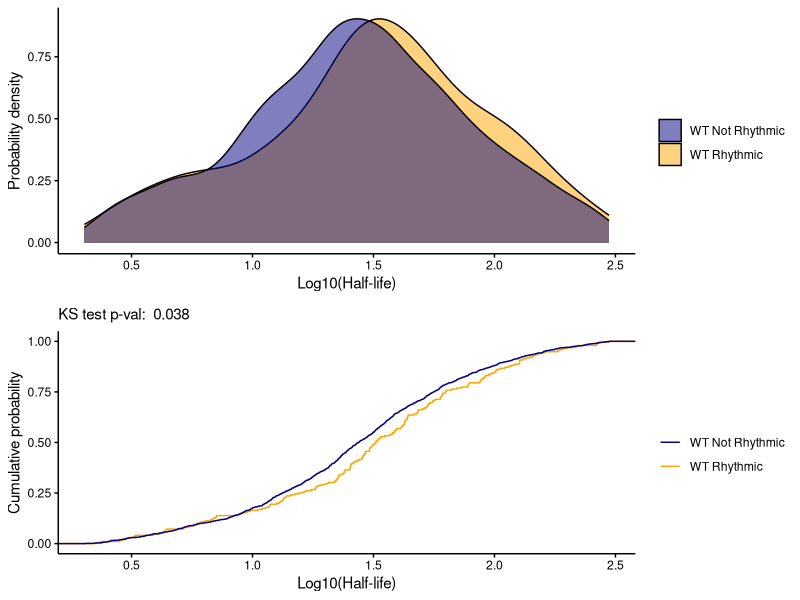
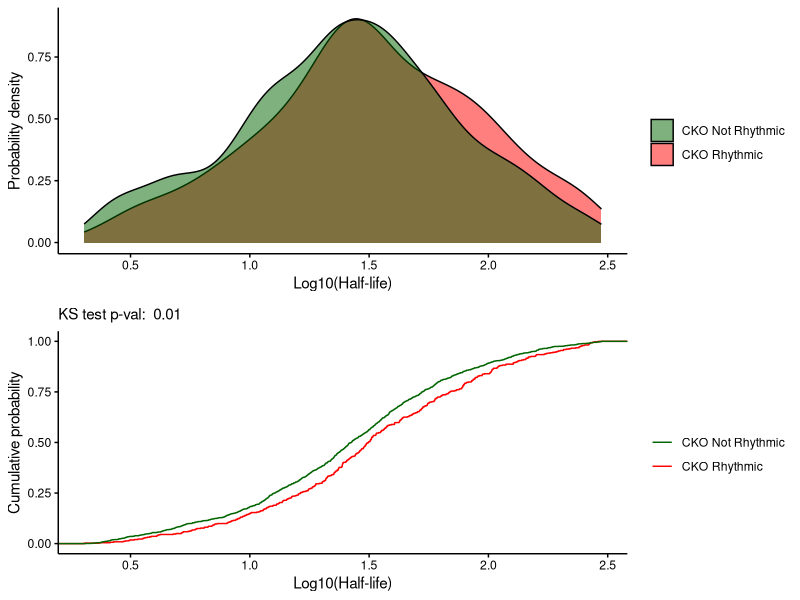
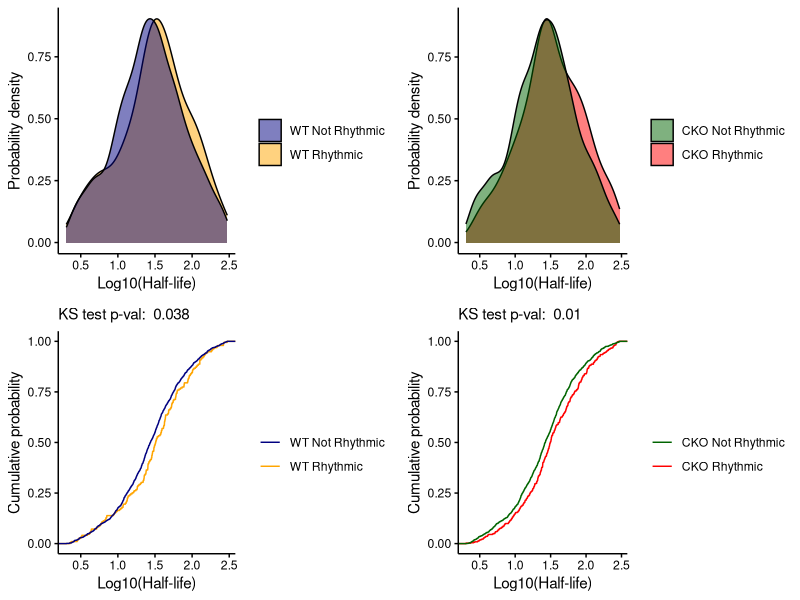
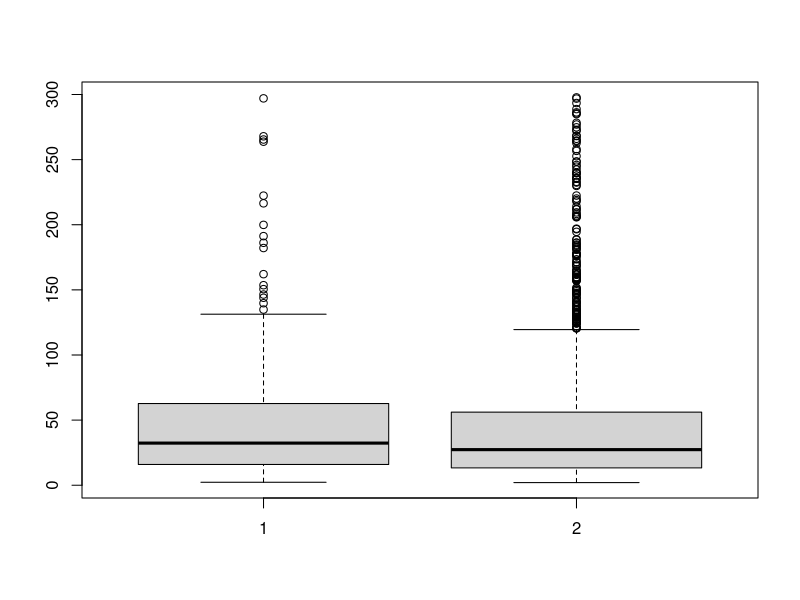

Here is the R script that generated these plots, in order:
## ---- chunk 1
#######################################################################################################################################
# Independent analysis Notebook 9 - DESCRIPTION
#
# This notebook is a fork from the analysis performed by Estere Seinkmane.
# ES extracted the half-life information from the dataset by McShane et al. 2016, Cell. https://www.cell.com/cell/fulltext/S0092-8674(16)31248-X
#
# ES then corrected our Uniprot IDs to ones that are well annotated on Uniprot (thus losing a few but not many).
# Thus it was possible to match the dataset with McShane et al, and get half-life information for further analysis and graphical representation, which is shown in this notebook.
#
# INPUTS = lists of rhythmic proteins and RAIN results from the independent RAIN analysis, with corrected Uniprot IDs, as well as protein stability from McShane et al. (.csv)
# OUTPUTS = probability density plots comparing half-life between rhythmic vs non-rhythmic proteins for each genotype (.pdf).
# 
#######################################################################################################################################
## ---- chunk 2
# Setup
# Clear your workspace
rm(list=ls())

# Load useful packages
if (!require("tidyverse")) {
  install.packages("tidyverse", dependencies = TRUE)
  library(tidyverse)
} 

if (!require("gridExtra")) {
  install.packages("gridExtra", dependencies = TRUE)
  library(gridExtra)
}

if (!require("Matching")) {
  install.packages("Matching", dependencies = TRUE)
  library(Matching)
} # This is for ks.boot

#read the RAIN files from independent analysis, with correct primary IDs
WT_data <- read.csv("WT RAIN corrected ID.csv", stringsAsFactors = F)
CKO_data <- read.csv("CKO RAIN corrected ID.csv", stringsAsFactors = F)

#rhythmic lists with relative amplitude from independent analysis 
WT_rhy <- read.csv("rhythmic WT corrected ID.csv", stringsAsFactors = F)
CKO_rhy <- read.csv("rhythmic CKO corrected ID.csv", stringsAsFactors = F)

## ---- chunk 3
#read in the half-life data - in this case from McShane et al Cell 2016, done in NIH 3T3 with AHA
prot_stab <- read.csv("McShane et al prot stability 3t3.csv", stringsAsFactors = F)

#they have 2 degradation profiles (exponential and non-exponential), so separate based on that and select half life
prot_ned <- subset(prot_stab, prot_stab$Degradation.profile == "NED")
prot_ed <- subset(prot_stab, !(prot_stab$Degradation.profile == "NED"))

cn <- c("Uniprot_ID", "Half_life", "Deg profile")

#pick the one-phase decay half-life value for ED proteins, and 2-phase for NED - how they describe in the paper
prot_ned_s <- prot_ned[,c(1,39,41)]
prot_ed_s <- prot_ed[,c(1,38,41)]
colnames(prot_ned_s) <- cn
colnames(prot_ed_s) <- cn

prot_hl <- rbind(prot_ned_s, prot_ed_s)

#make numeric; have >300h half-life for some proteins that because of > gets converted to NAs - will be just excluded from correlations, fine for now
prot_hl$Half_life <- as.numeric(prot_hl$Half_life)

#merge rhythmicity and half-life data
WT_rhy_hl <- merge(WT_rhy, prot_hl, by="Uniprot_ID")

CKO_rhy_hl <- merge(CKO_rhy, prot_hl, by="Uniprot_ID")
#although CKO for sure have proteostasis defects, so half-lives would be altered -> probably even less valid to use this dataset

WT_all_hl <- merge(WT_data, prot_hl, by="Uniprot_ID")
CKO_all_hl <- merge(CKO_data, prot_hl, by="Uniprot_ID")

#also calculate again baseline (=average abundance across timepoints)
WT_rhy_hl$Baseline <- rowMeans(WT_rhy_hl[,9:32])
CKO_rhy_hl$Baseline <- rowMeans(CKO_rhy_hl[,9:32])
WT_all_hl$Baseline <- rowMeans(WT_all_hl[,8:31])
CKO_all_hl$Baseline <- rowMeans(CKO_all_hl[,8:31])

                  
## ---- chunk 4
##########################

# Adding in some spice to the theme to adjust the background and axis text appearance only!

##########################

#create function for plotting and testing distributions (taken from abundance and rhythmicity script)

#set colours
colours <- c("WT Rhythmic" = "orange", "WT Background" = "navy", "CKO Rhythmic" = "red", "CKO Background" = "dark green", "WT Random"="orange", "CKO Random"="red", "WT Not Rhythmic" = "navy", "CKO Not Rhythmic" = "dark green")

#function
probability_plots <- function(x1, x2, n1, n2, xn) {
  pd <- ggplot() + 
    geom_density(aes(x = log10(x1), fill = n1),
                color = "black", alpha = 0.5) +
    geom_density(aes(x = log10(x2), fill = n2),
               color = "black", alpha = 0.5) +
  scale_fill_manual(name = "", values = colours) +
  labs(x =xn, y = "Probability density") +
    theme(panel.border = element_blank(),
          panel.grid.major = element_blank(),
          panel.grid.minor = element_blank(),
          panel.background = element_blank(),
          axis.ticks = element_line(colour = "black"),
          axis.line = element_line(colour = "black"),
          axis.text=element_text(colour="black"),
          legend.background = element_blank(),
          legend.key = element_blank()
          )
  
  st <- ks.boot(x1, x2, nboots=1000)
  
  cp <- ggplot() +
    geom_step(aes(x=log10(x1), colour = n1), stat="ecdf") + 
    geom_step(aes(x=log10(x2), colour = n2), stat="ecdf") + 
    scale_color_manual(name = "", values = colours) +
    labs(subtitle = paste("KS test p-val: ", format(round(st$ks.boot.pvalue,4))), y="Cumulative probability", x=xn) +
    theme(panel.border = element_blank(),
          panel.grid.major = element_blank(),
          panel.grid.minor = element_blank(),
          panel.background = element_blank(),
          axis.ticks = element_line(colour = "black"),
          axis.line = element_line(colour = "black"),
          axis.text=element_text(colour="black"),
          legend.background = element_blank(),
          legend.key = element_blank()
          )
  
grid.arrange(pd, cp, nrow=2)

} 

## ---- chunk 5
#plotting against not rhythmic

WT_nonrhy_hl <- subset(WT_all_hl, pVal > 0.05)
CKO_nonrhy_hl <- subset(CKO_all_hl, pVal > 0.05)

WT_rvnr <- probability_plots(WT_rhy_hl$Half_life, WT_nonrhy_hl$Half_life, "WT Rhythmic", "WT Not Rhythmic", "Log10(Half-life)") 

CKO_rvnr <- probability_plots(CKO_rhy_hl$Half_life, CKO_nonrhy_hl$Half_life, "CKO Rhythmic", "CKO Not Rhythmic", "Log10(Half-life)") 

p <- grid.arrange(WT_rvnr, CKO_rvnr, nrow=1)
ggsave(plot=p, "WT and CKO rhythmic vs not rhythmic half-life DAVID.pdf", width=8, height = 5)

median(na.omit(WT_rhy_hl$Half_life)) #32.4h
median(na.omit(WT_nonrhy_hl$Half_life)) #27.3h

median(na.omit(CKO_rhy_hl$Half_life)) #31.4h
median(na.omit(CKO_nonrhy_hl$Half_life)) #26.6h

boxplot((na.omit(WT_rhy_hl$Half_life)), na.omit(WT_nonrhy_hl$Half_life))
